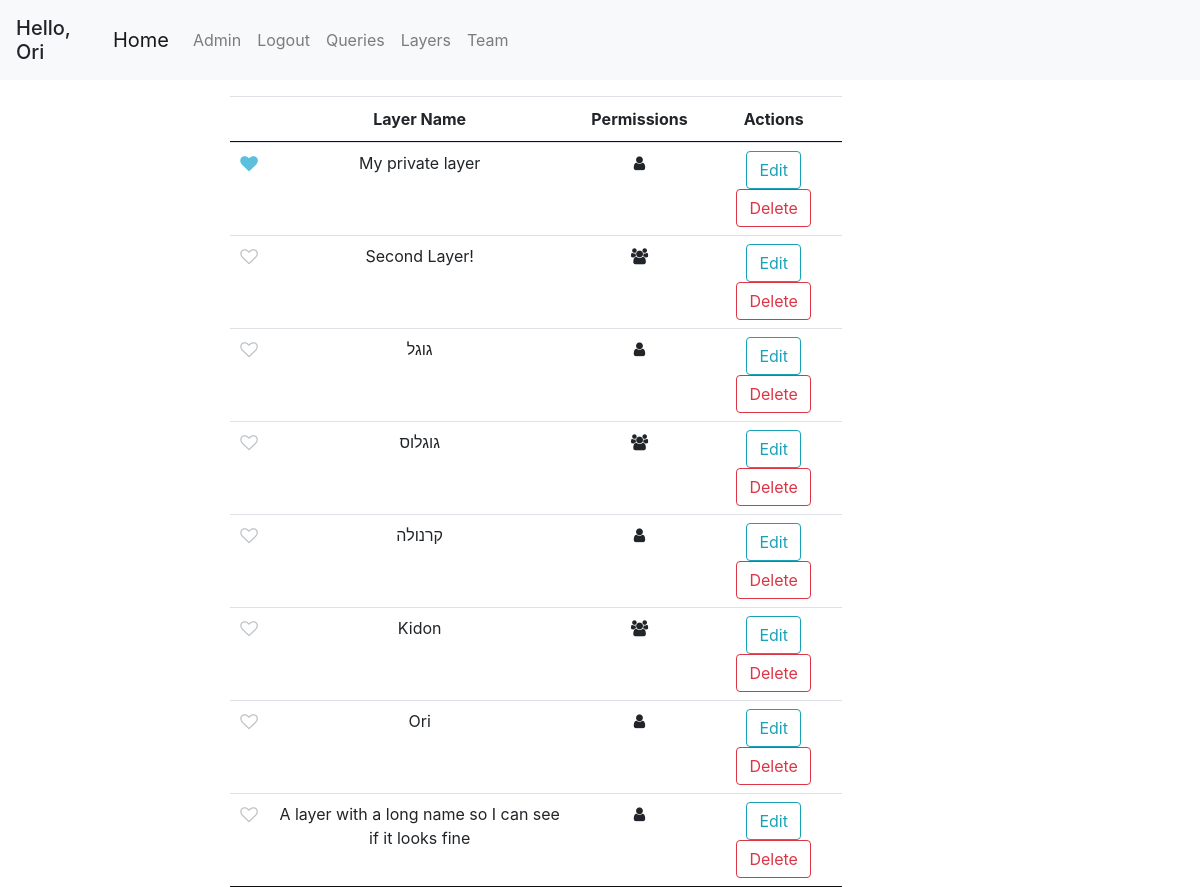
/layers (signed in), run on an earlier commit of the app's database.
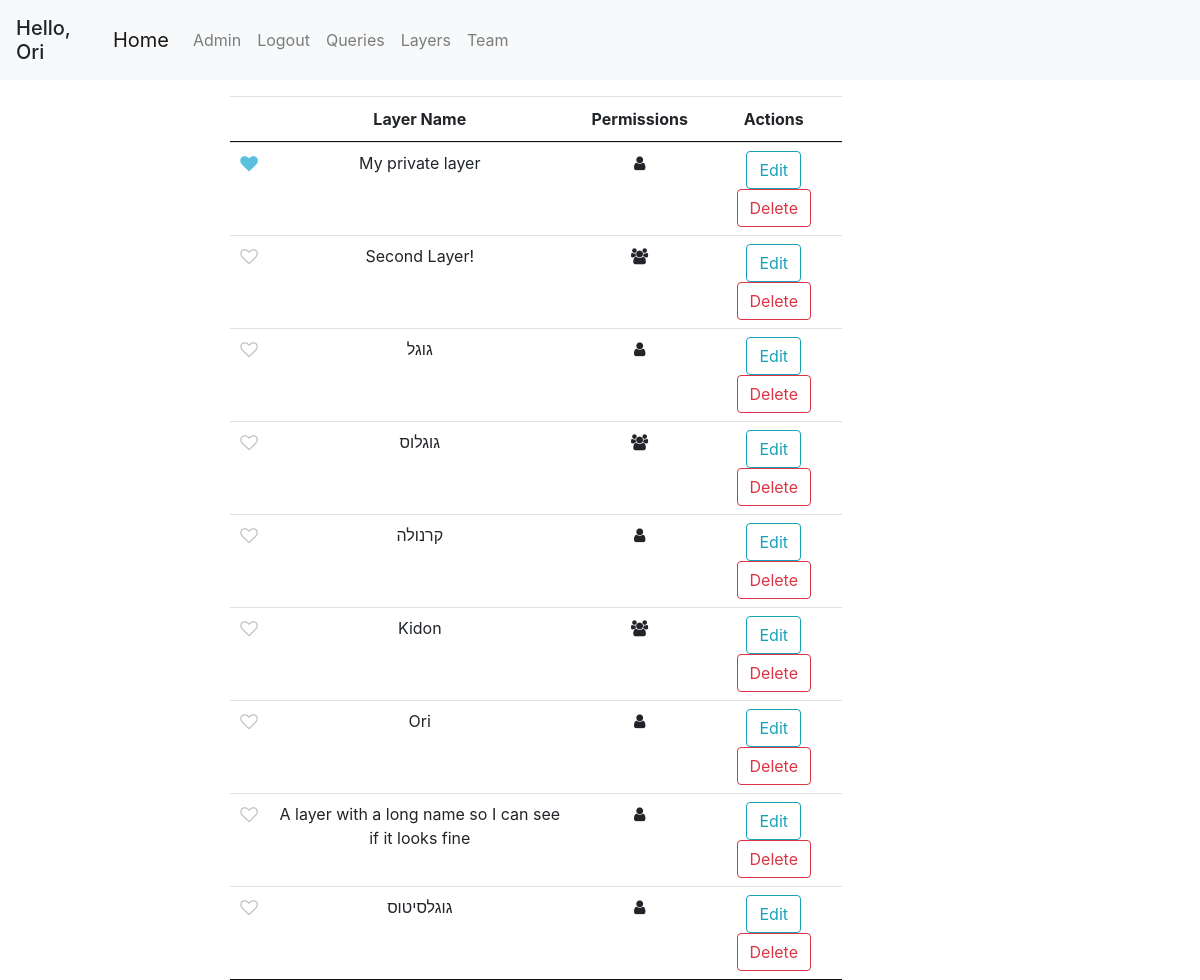
And on a later commit of the database.
### geoportal/models.py (models this page shows, shortened)
class User(db.Model, UserMixin):
    id = db.Column(db.Integer, primary_key=True)
    username = db.Column(db.String(20), unique=True, nullable=False)
    email = db.Column(db.String(120), unique=True, nullable=False)
    first_name = db.Column(db.String(20), nullable=False, default='')
    last_name = db.Column(db.String(20), nullable=False, default='')
    password = db.Column(db.String(60), nullable=False)
    team_id = db.Column(db.Integer, db.ForeignKey('team.id'))
    roles = db.relationship('Role', secondary='user_roles')
    layers = db.relationship('Layer', backref='user', lazy=True)
    queries = db.relationship('Query', backref='user', lazy=True)
    def has_role(self, role_name):
        for role in self.roles:
            if role.name == role_name:
                return True
        return False

class Layer(db.Model):
    id = db.Column(db.Integer, primary_key=True)
    name = db.Column(db.String(100), nullable=False)
    user_id = db.Column(db.Integer, db.ForeignKey('user.id'), nullable=False)
    default_color = db.Column(db.String(20), default='blue')
    only_user = db.Column(db.Boolean, default=True)
    only_team = db.Column(db.Boolean, default=False)
    public = db.Column(db.Boolean, default=False)
    points = db.relationship('Point', backref='layer', lazy=True)
    polygons = db.relationship('Polygon', backref='layer', lazy=True)

### geoportal/mapping/views.py (the view)
@mapping.route('/layers')
@login_required
def get_layers():
    layers = get_allowed_layers()
    return render_template('layers.html', layers=layers, marked_layers=get_favorite_layers())

### geoportal/mapping/utils.py (called while the page is built)
def marked_layers_first(layers):
    return sorted(layers, key=lambda layer: UserMarkedLayer.query.filter(and_(UserMarkedLayer.layer_id == layer.id, UserMarkedLayer.user_id == current_user.id)).first() is not None, reverse=True)

def get_allowed_layers():
    if current_user.is_authenticated:
        layers = Layer.query.all()
        authorized_layers = []
        for layer in layers:
            if (layer.only_team and User.query.get(layer.user_id).team_id == current_user.team_id) or layer.user_id == current_user.id:
                authorized_layers.append(layer)
        layers = authorized_layers
        layers = marked_layers_first(layers)
    else:
        layers = []
    return layers

def get_favorite_layers():
    if current_user.is_authenticated:
        marked_layers = db.session.query(UserMarkedLayer.layer_id).filter_by(user_id=current_user.id).all()
        return [layer[0] for layer in marked_layers]
    return []

### geoportal/models.py (called while the page is built)
@login_manager.user_loader
def load_user(user_id):
    return User.query.get(int(user_id))

### geoportal/templates/layers.html (shortened to what this page needs)
{% extends "base.html" %}
{% block content %}
<div class="col-md-10 mt-3">
    <table class="table table-hover table-condensed dataTable no-footer">
        <thead style="text-align: center">
            <tr>
                <th></th>
                <th>Layer Name</th>
                <th>Permissions</th>
                <th>Actions</th>
            </tr>
        </thead>
        <tbody style="text-align: center">
        {% for layer in layers %}
            <tr id="{{ layer.id }}">
                <td>
                    <div class="pretty p-icon p-toggle p-plain">
                        <div class="state p-off">
                            <i class="icon fa fa-heart-o "></i>
                        </div>
                        <div class="state p-on p-info-o">
                            <i class="icon fa fa-heart"></i>
                        </div>
                    </div>
                </td>
                <td>{{ layer.name }}</td>
                <td>
                    {% if layer.only_user %}
                    <span data-name="only-user" class="fa fa-user"></span>
                    {% elif layer.only_team %}
                    <span data-name="share-team" class="fa fa-users"></span>
                    {% else %}
                    <span data-name="public" class="fa fa-globe"></span>
                    {% endif %}
                </td>
                <td>
                    <button class="btn btn-outline-info" onclick="editLayer({{ layer.id }})">Edit</button>
                    <button class="btn btn-outline-danger" onclick="deleteLayer({{ layer.id }})">Delete</button>
                </td>
            </tr>
        {% endfor %}
        </tbody>
    </table>
</div>
{% endblock content %}

### geoportal/templates/base.html (shortened to what this page needs)
<!DOCTYPE html>
<html lang="en">
<head>
    <link rel="stylesheet" href="/static/css/bootstrap/bootstrap.min.css"/>
    <link rel="stylesheet" href="/static/css/style.css"/>
    <link rel="stylesheet" href="/static/css/leaflet/leaflet.css"/>
    <link rel="stylesheet" href="/static/css/leaflet/leaflet.draw.css"/>
    <link rel="stylesheet" href="/static/css/jquery/jquery.dataTables.min.css">
    <link rel="stylesheet" href="https://cdnjs.cloudflare.com/ajax/libs/font-awesome/4.7.0/css/font-awesome.min.css">
    <link rel="stylesheet" href="/static/css/utils/pretty-checkbox.min.css">
    <link rel="stylesheet" href="/static/css/leaflet/leaflet.contextmenu.css">
</head>
<body>
    <header class="site-header">
        <nav class="navbar navbar-expand-lg navbar-fixed-top navbar-light bg-light">
            {% if current_user.is_authenticated %}
            <h5 class="mt-2">Hello, {{ current_user.first_name }}</h5>
            {% endif %}
            <div class="container">
                <a class="navbar-brand" href="{{ url_for('main.home') }}">Home</a>
                <div class="collapse navbar-collapse" id="navbarSupportedContent">
                    <ul class="navbar-nav mr-auto">
                        {% if current_user.is_authenticated %}
                            {% if current_user.has_role('Admin') %}
                                <li class="nav-item"><a class="nav-link" href="/admin">Admin</a></li>
                            {% endif %}
                            <li class="nav-item"><a class="nav-link" href="{{ url_for('users.logout') }}">Logout</a></li>
                            <li class="nav-item"><a class="nav-link" href="{{ url_for('queries.get_queries') }}">Queries</a></li>
                            <li class="nav-item"><a class="nav-link" href="{{ url_for('mapping.get_layers') }}">Layers</a></li>
                            {% if current_user.team_id %}
                                <li class="nav-item"><a class="nav-link" href="{{ url_for('users.team') }}">Team</a></li>
                            {% else %}
                                <li class="nav-item"><a class="nav-link" href="{{ url_for('users.new_team') }}">Create Team</a></li>
                            {% endif %}
                        {% else %}
                            <li class="nav-item"><a class="nav-link" href="{{ url_for('users.login') }}">Login</a></li>
                            <li class="nav-item"><a class="nav-link" href="{{ url_for('users.register') }}">Register</a></li>
                        {% endif %}
                    </ul>
                </div>
            </div>
        </nav>
    </header>
    <div class="container-fluid" id="content">
        <div class="row">
            <div class="col-md-3 col-lg-2 sidebar">
            </div>
            <div class="col-md-6 col-lg-8 main">
                {% block content %}{% endblock %}
            </div>
            <div class="col-md-3 col-lg-2 sidebar" id="right-sidebar">
            </div>
        </div>
    </div>
</body>
</html>

What changed in the data, as far as the page shows it:
added Layer: name "גוגלסיטוס", only_user True (drawn)
